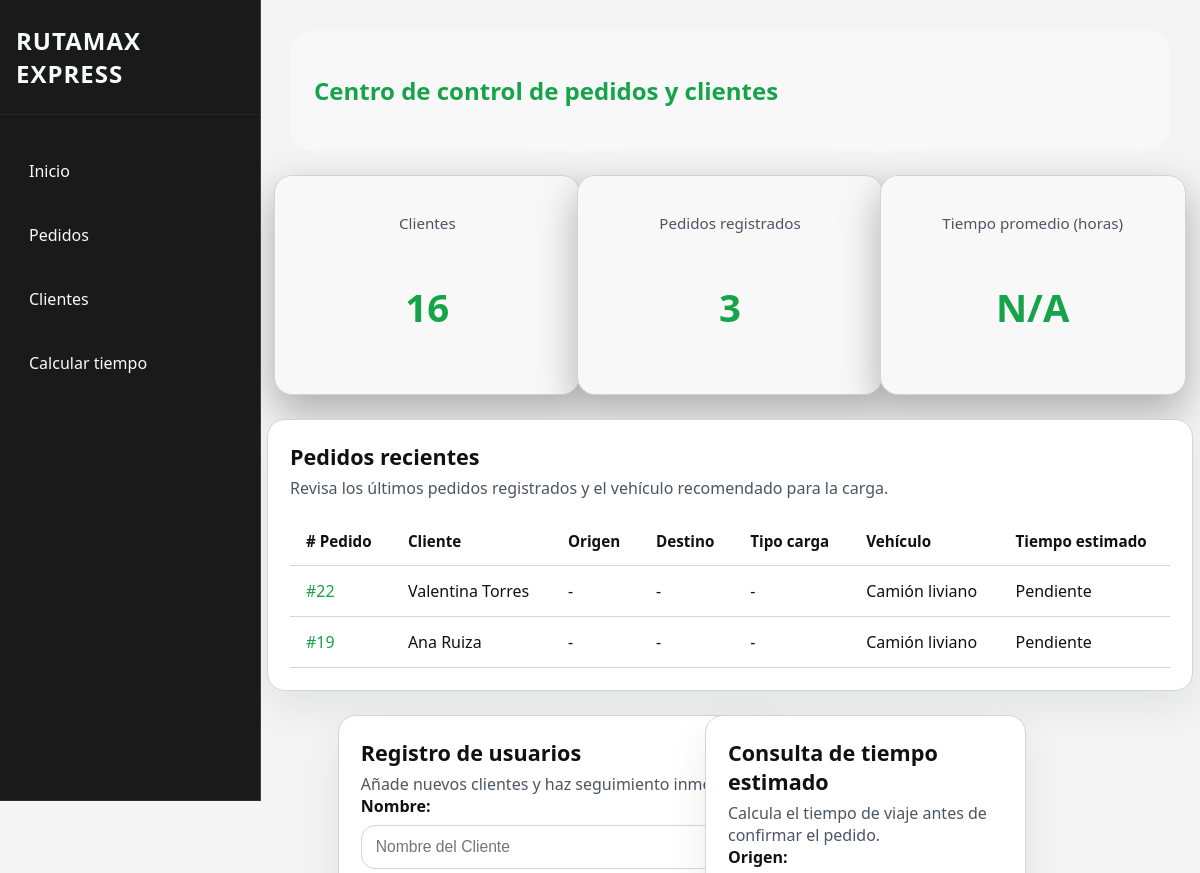
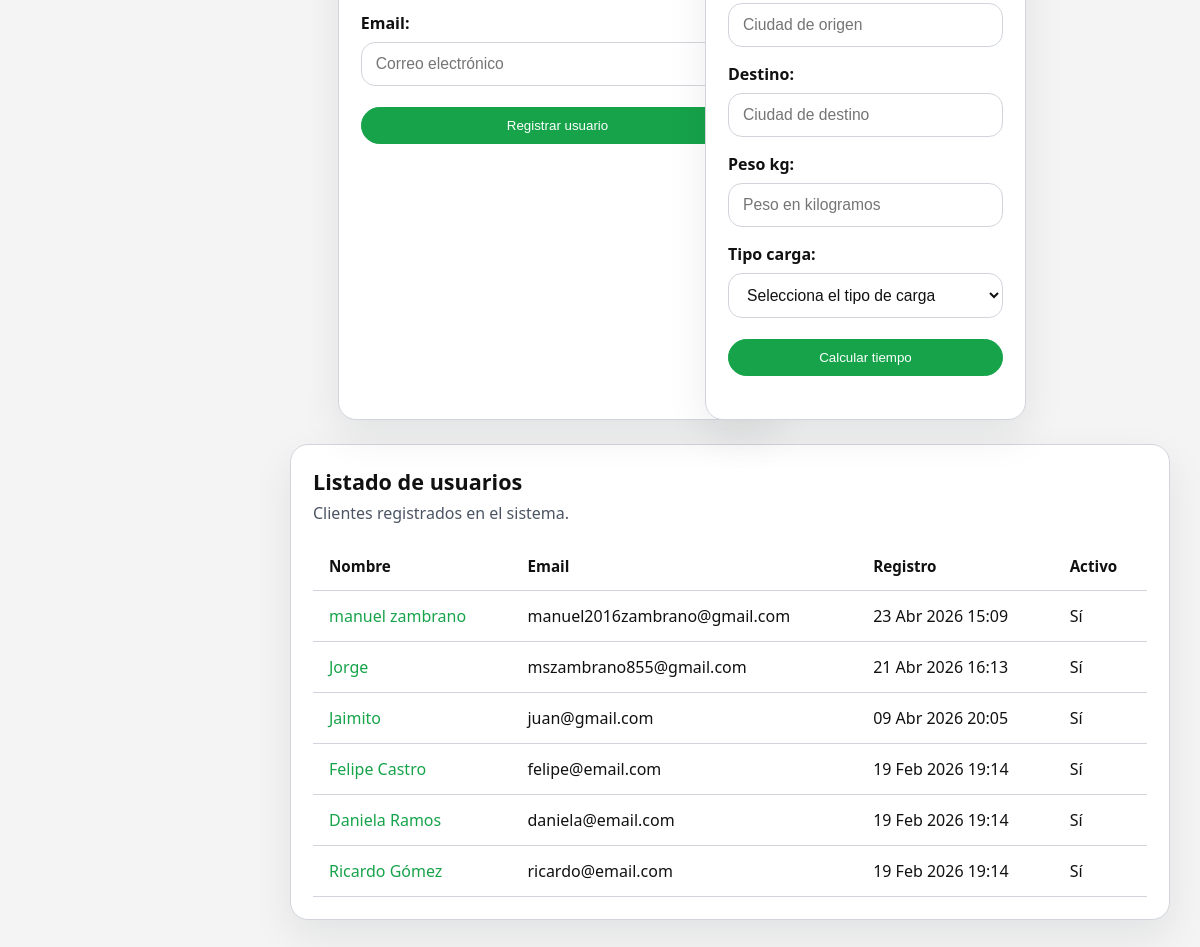
/, run on an earlier commit of the app's database (2 pictures, top to bottom).
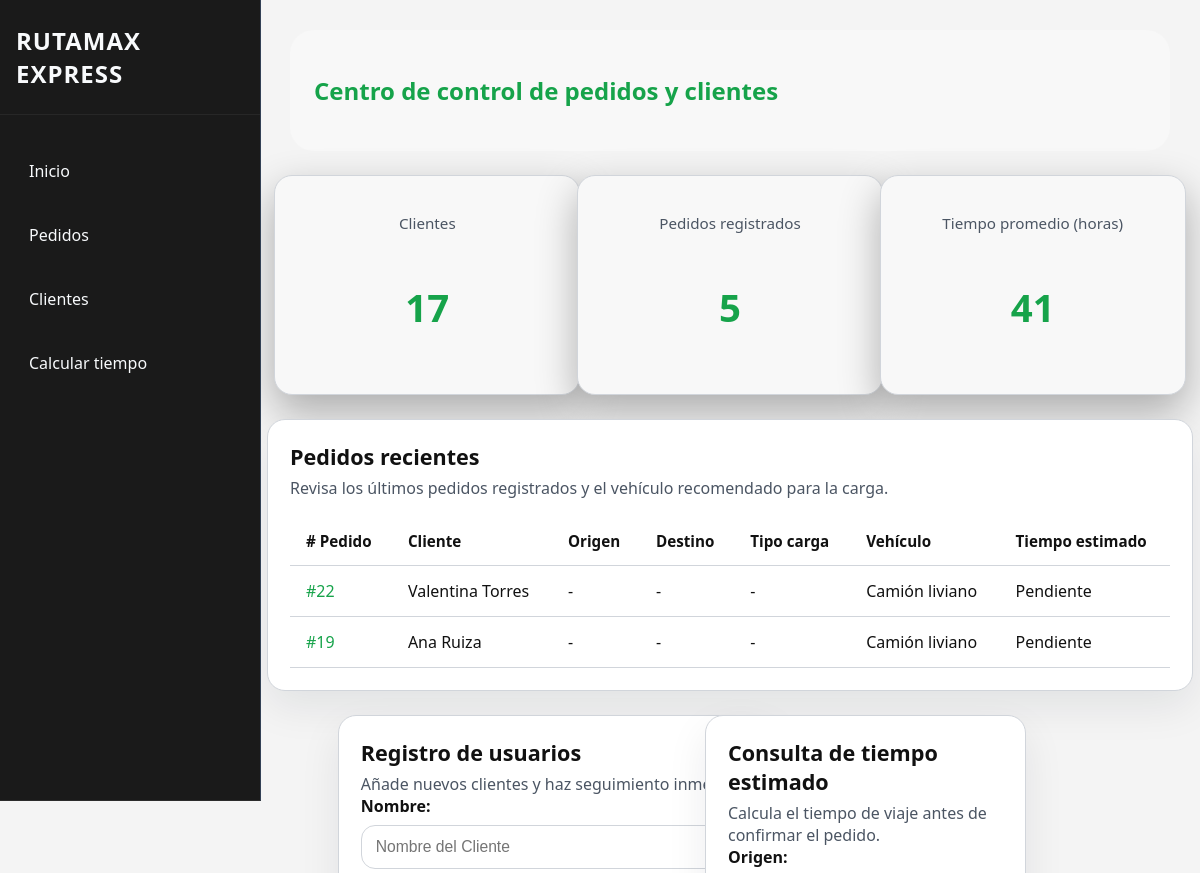
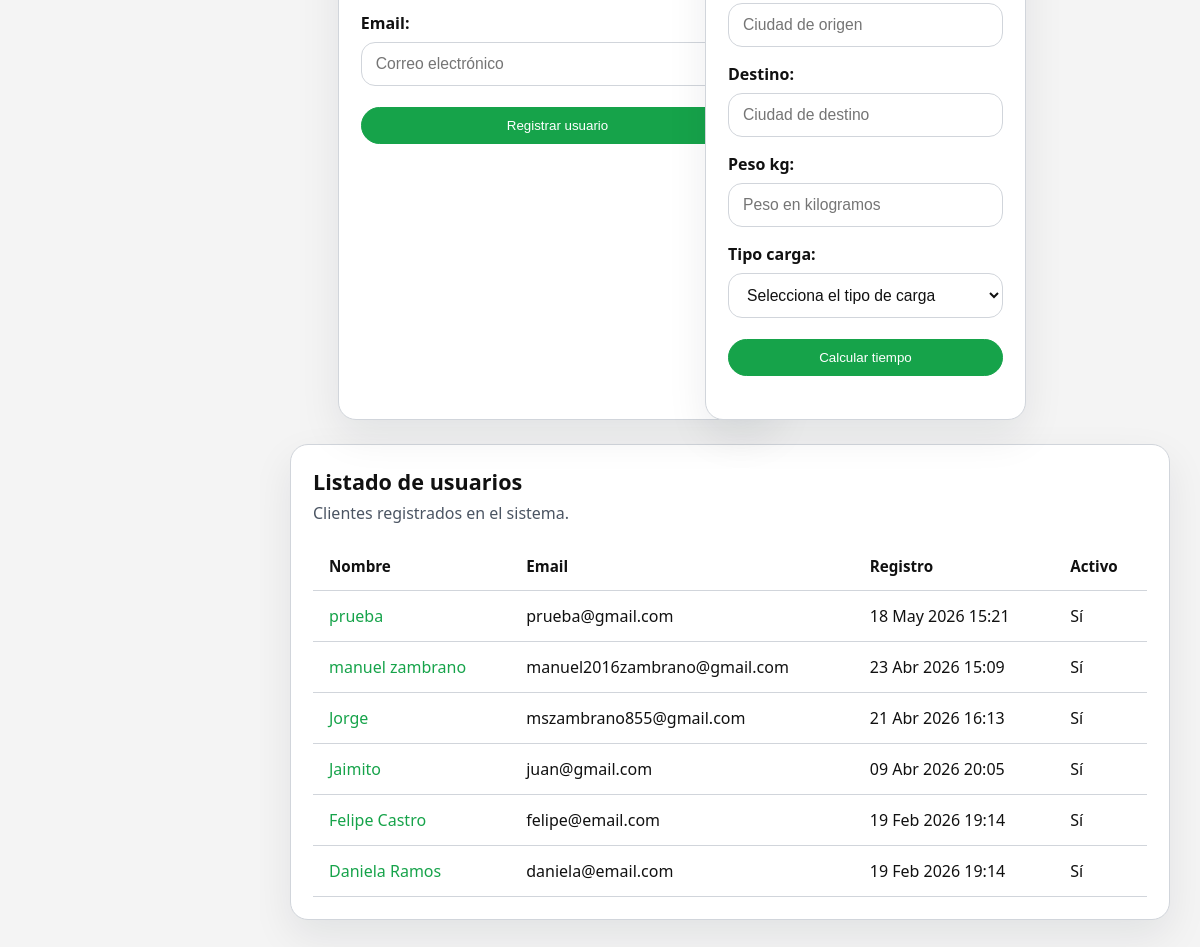
And on a later commit of the database (2 pictures, top to bottom).
### tienda/models.py (models this page shows, shortened)
class Pedido(models.Model):
    ESTADOS = [
        ("CREADO", "Creado"),
        ("PAGADO", "Pagado"),
        ("ENVIADO", "Enviado"),
        ("CERRADO", "Cerrado"),
    ]
    cliente = models.ForeignKey(Cliente, on_delete=models.CASCADE, related_name="pedidos")
    fecha = models.DateTimeField(auto_now_add=True)
    estado = models.CharField(max_length=7, choices=ESTADOS, default="CREADO")
    origen = models.CharField(max_length=200, blank=True, default="", verbose_name="Ciudad de origen")
    destino = models.CharField(max_length=200, blank=True, default="", verbose_name="Ciudad de destino")
    tipo_carga = models.CharField(max_length=100, blank=True, default="", verbose_name="Tipo de carga")
    peso_kg = models.DecimalField(max_digits=8, decimal_places=2, default=0, verbose_name="Peso (kg)")
    tiempo_estimado = models.DecimalField(max_digits=6, decimal_places=2, blank=True, null=True, verbose_name="Tiempo estimado (horas)")
    @property
    def vehiculo_asignado(self):
        peso = float(self.peso_kg or 0)
        if self.tipo_carga and "peligrosa" in self.tipo_carga.lower():
            return "Tráiler especializado"
        if peso <= 500:
            return "Camión liviano"
        if peso <= 2000:
            return "Camión mediano"
        return "Camión pesado"

class Cliente(models.Model):
    nombre = models.CharField(max_length=100)
    email = models.EmailField(unique=True)
    fecha_regitro = models.DateTimeField(auto_now_add=True)
    activo = models.BooleanField(default=True)

### tienda/views.py (the view, shortened to what this page needs)
# urls.py: 2. Add a URL to urlpatterns:  path('', views.home, name='home')
def home(request):
    opciones = obtener_opciones()
    clientes = Cliente.objects.order_by("-fecha_regitro")[:6]
    pedidos = Pedido.objects.select_related("cliente").exclude(estado="CREADO").order_by("-fecha")[:10]
    total_clientes = Cliente.objects.count()
    total_pedidos = Pedido.objects.count()
    promedio_tiempo = Pedido.objects.exclude(tiempo_estimado__isnull=True).aggregate(
        promedio=Avg('tiempo_estimado')
    )["promedio"]
    cliente_form = ClienteForm()
    viaje_form = ViajeForm(opciones=opciones)
    tiempo_estimado = None
    registro_cliente_exitoso = False
    return render(request, "tienda/home.html", {
        "clientes": clientes,
        "pedidos": pedidos,
        "total_clientes": total_clientes,
        "total_pedidos": total_pedidos,
        "promedio_tiempo": promedio_tiempo,
        "cliente_form": cliente_form,
        "viaje_form": viaje_form,
        "tiempo_estimado": tiempo_estimado,
        "registro_cliente_exitoso": registro_cliente_exitoso,
        "opciones": opciones,
    })

### tienda/forms.py
class ClienteForm(forms.ModelForm):
    class Meta:
        model = Cliente
        fields = ["nombre", "email"]
        widgets = {
            "nombre": forms.TextInput(attrs={
                "placeholder": "Nombre del Cliente"
            }),
            "email": forms.EmailInput(attrs={
                "placeholder": "Correo electrónico"
            }),
        }

### core/ia/tiempo_viaje/predictor.py (called while the page is built)
def cargar_recursos():
    global modelo, label_encoders, dataset
    if modelo is None:
        if os.path.exists(MODELO_JSON_PATH):
            modelo = cargar_recurso(MODELO_JSON_PATH, default=None)
        elif os.path.exists(MODELO_PATH):
            modelo = cargar_recurso(MODELO_PATH, default=None)
    if label_encoders is None:
        if os.path.exists(ENCODERS_JSON_PATH):
            label_encoders = cargar_recurso(ENCODERS_JSON_PATH, default={})
        elif os.path.exists(ENCODERS_PATH):
            label_encoders = cargar_recurso(ENCODERS_PATH, default={})
    if dataset is None:
        try:
            dataset = pd.read_csv(DATASET_PATH)
        except Exception as exc:
            print(f"Advertencia: no se pudo cargar '{DATASET_PATH}': {exc}")
            dataset = pd.DataFrame()

### tienda/templates/tienda/home.html (shortened to what the changed rows need)
{% extends "tienda/base.html" %}
{% block content %}
<section class="dashboard-header">
    <div>
        <h1>Centro de control de pedidos y clientes</h1>
    </div>
</section>
<section class="stats-grid">
    <article class="stat-card">
        <p class="stat-title">Clientes</p>
        <p class="stat-value">{{ total_clientes|floatformat:0 }}</p>
    </article>
    <article class="stat-card">
        <p class="stat-title">Pedidos registrados</p>
        <p class="stat-value">{{ total_pedidos|floatformat:0 }}</p>
    </article>
    <article class="stat-card">
        <p class="stat-title">Tiempo promedio (horas)</p>
        <p class="stat-value">{{ promedio_tiempo|floatformat:0|default:'N/A' }}</p>
    </article>
</section>
<section class="dashboard-grid dashboard-main">
    <div class="card card-panel">
        <div class="card-header">
            <h2>Pedidos recientes</h2>
        </div>
        <div class="table-wrapper">
            <table class="table-dashboard">
                <thead>
                    <tr>
                        <th># Pedido</th>
                        <th>Cliente</th>
                        <th>Origen</th>
                        <th>Destino</th>
                        <th>Tipo carga</th>
                        <th>Vehículo</th>
                        <th>Tiempo estimado</th>
                    </tr>
                </thead>
                <tbody>
                    {% for pedido in pedidos %}
                    <tr>
                        <td><a href="{% url 'tienda:detalle_pedido' pedido.pk %}">#{{ pedido.pk }}</a></td>
                        <td>{{ pedido.cliente.nombre }}</td>
                        <td>{{ pedido.origen|default:'-' }}</td>
                        <td>{{ pedido.destino|default:'-' }}</td>
                        <td>{{ pedido.tipo_carga|default:'-' }}</td>
                        <td>{{ pedido.vehiculo_asignado }}</td>
                        <td>{{ pedido.tiempo_estimado|floatformat:0|default:'Pendiente' }}</td>
                    </tr>
                    {% empty %}
                    <tr>
                        <td colspan="7">No hay pedidos recientes.</td>
                    </tr>
                    {% endfor %}
                </tbody>
            </table>
        </div>
    </div>
</section>
<section class="dashboard-grid">
    <div class="card card-panel card-register">
        <div class="card-header">
            <h2>Registro de usuarios</h2>
        </div>
    </div>
    <div class="card card-panel card-consulta">
        <div class="card-header">
            <h2>Consulta de tiempo estimado</h2>
        </div>
    </div>
</section>
<section class="card card-panel full-width">
    <div class="card-header">
        <h2>Listado de usuarios</h2>
    </div>
    <div class="table-wrapper">
        <table class="table-dashboard">
            <thead>
                <tr>
                    <th>Nombre</th>
                    <th>Email</th>
                    <th>Registro</th>
                    <th>Activo</th>
                </tr>
            </thead>
            <tbody>
                {% for cliente in clientes %}
                <tr>
                    <td><a href="{% url 'tienda:detalle_cliente' cliente.pk %}">{{ cliente.nombre }}</a></td>
                    <td>{{ cliente.email }}</td>
                    <td>{{ cliente.fecha_regitro|date:'d M Y H:i' }}</td>
                    <td>{{ cliente.activo|yesno:'Sí,No' }}</td>
                </tr>
                {% empty %}
                <tr>
                    <td colspan="4">No hay usuarios registrados.</td>
                </tr>
                {% endfor %}
            </tbody>
        </table>
    </div>
</section>
{% endblock %}

What changed in the data, as far as the page shows it:
no longer on this page (row unchanged): Cliente: nombre "Ricardo Gómez", email "ricardo@email.com", fecha_regitro "19 Feb 2026 19:14", activo "Sí"
added Cliente: nombre "prueba", email "prueba@gmail.com", fecha_regitro "18 May 2026 15:21", activo "Sí"
Also different on the page:
{{ total_clientes|floatformat:0 }}: "16" → "17"
{{ total_pedidos|floatformat:0 }}: "3" → "5"
{{ promedio_tiempo|floatformat:0|default:'N/A' }}: "N/A" → "41"
